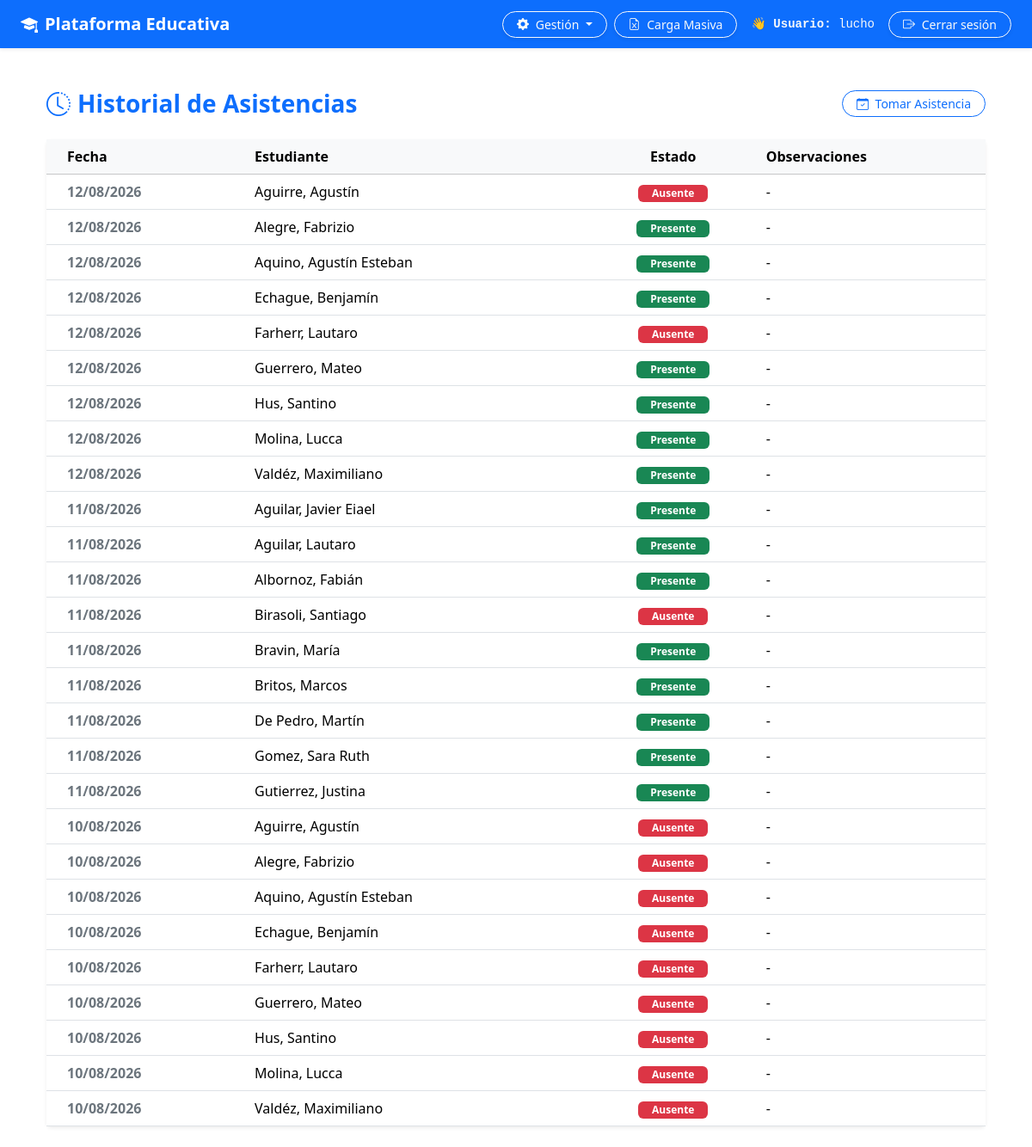
/gestion/historial/ (signed in), run on the app's committed database.
### usuarios/models.py (models this page shows, shortened)
class Usuario(AbstractUser):
  TURNOS = [
      ('M', 'Mañana'),
      ('T', 'Tarde'),
      ('N', 'Noche'),
  ]
  dni = models.CharField(max_length=20, unique=True, null=True, blank=True)
  curso = models.CharField(
      max_length=100,
      blank=True,
      null=True,
      help_text='Ejemplo: 5A, 5C, 6to 1ra',
  )
  turno = models.CharField(
      max_length=1,
      choices=TURNOS,
      default='M',
      help_text='Turno al que pertenece el alumno (Mañana/Tarde/Noche)',
  )
  dia_cursado = models.CharField(
      max_length=50,
      blank=True,
      null=True,
      help_text='Ejemplo: Lunes, Miércoles o Lunes,Martes',
  )
  ultimo_equipo = models.CharField(
      max_length=100,
      blank=True,
      null=True,
      help_text='Nombre de la netbook o PC usada en el último inicio de sesión (ej. ALUMNO-05)',
  )
  ultima_conexion = models.DateTimeField(
      null=True,
      blank=True,
      help_text='Última fecha y hora de actividad/login registrada',
  )

class Asistencia(models.Model):
  ESTADOS = [
      ('P', 'Presente'),
      ('A', 'Ausente'),
      ('T', 'Tarde'),
      ('J', 'Justificado'),
  ]
  alumno = models.ForeignKey(
      settings.AUTH_USER_MODEL,
      on_delete=models.CASCADE,
      related_name='asistencias',
  )
  fecha = models.DateField()
  estado = models.CharField(max_length=1, choices=ESTADOS, default='P')
  observacion = models.CharField(max_length=255, blank=True, null=True)
  class Meta:
    unique_together = ('alumno', 'fecha')
    verbose_name = 'Asistencia'
    verbose_name_plural = 'Asistencias'

### educacion/views.py (the view)
# urls.py: path('gestion/historial/', views.historial_asistencias, name='historial_asistencias'),
@login_required
def historial_asistencias(request):
    if not (request.user.is_staff or request.user.is_superuser):
        messages.error(request, 'No tienes permisos para acceder a esta sección.')
        return redirect('educacion:inicio')
    asistencias = Asistencia.objects.select_related('alumno').order_by('-fecha', 'alumno__last_name')
    return render(request, 'asistencias/historial_asistencias.html', {'asistencias': asistencias})

### educacion/templates/asistencias/historial_asistencias.html
{% extends 'base.html' %}
{% block content %}
<div class="container py-4">
    <div class="d-flex justify-content-between align-items-center mb-4">
        <h2 class="h3 fw-bold text-primary mb-0">
            <i class="bi bi-clock-history me-2"></i>Historial de Asistencias
        </h2>
        <a href="{% url 'educacion:tomar_asistencia_jornada' %}" class="btn btn-outline-primary btn-sm rounded-pill px-3">
            <i class="bi bi-calendar-check me-1"></i> Tomar Asistencia
        </a>
    </div>
    <div class="card shadow-sm border-0">
        <div class="card-body p-0">
            <div class="table-responsive">
                <table class="table table-hover align-middle mb-0">
                    <thead class="table-light">
                        <tr>
                            <th class="ps-4">Fecha</th>
                            <th>Estudiante</th>
                            <th class="text-center">Estado</th>
                            <th>Observaciones</th>
                        </tr>
                    </thead>
                    <tbody>
                        {% for asistencia in asistencias %}
                        <tr>
                            <td class="ps-4 fw-bold text-secondary">
                                {{ asistencia.fecha|date:"d/m/Y" }}
                            </td>
                            <td>
                                {{ asistencia.alumno.last_name }}, {{ asistencia.alumno.first_name }}
                            </td>
                            <td class="text-center">
                                {% if asistencia.estado == 'PRESENTE' %}
                                    <span class="badge bg-success px-3 py-1">Presente</span>
                                {% elif asistencia.estado == 'TARDANZA' or asistencia.estado == 'LLEGADA_TARDE' %}
                                    <span class="badge bg-warning text-dark px-3 py-1">Tarde</span>
                                {% elif asistencia.estado == 'JUSTIFICADO' %}
                                    <span class="badge bg-info text-dark px-3 py-1">Justificado</span>
                                {% else %}
                                    <span class="badge bg-danger px-3 py-1">Ausente</span>
                                {% endif %}
                            </td>
                            <td>
                                {{ asistencia.observacion|default:"-" }}
                            </td>
                        </tr>
                        {% empty %}
                        <tr>
                            <td colspan="4" class="text-center py-4 text-muted">
                                No hay registros de asistencia en el historial.
                            </td>
                        </tr>
                        {% endfor %}
                    </tbody>
                </table>
            </div>
        </div>
    </div>
</div>
{% endblock %}

### templates/navbar.html (shortened to what this page needs)
{% load static %}
<nav class="navbar navbar-expand-lg navbar-dark bg-primary mb-4 shadow-sm">
    <div class="container-fluid px-4">
        <a class="navbar-brand fw-bold" href="{% url 'educacion:inicio' %}">
            <i class="bi bi-mortarboard-fill me-2"></i>Plataforma Educativa
        </a>
        <div class="collapse navbar-collapse" id="navbarNav">
            <ul class="navbar-nav ms-auto align-items-center gap-2 mt-2 mt-lg-0">
                {% if user.is_authenticated %}
                    {% if user.is_staff or user.is_superuser %}
                        <li class="nav-item dropdown">
                            <a class="btn btn-outline-light btn-sm rounded-pill px-3 dropdown-toggle shadow-sm" href="#" id="gestionDropdown" role="button" data-bs-toggle="dropdown" aria-expanded="false">
                                <i class="bi bi-gear-fill me-1"></i> Gestión
                            </a>
                        </li>
                        <li class="nav-item">
                            <a class="btn btn-outline-light btn-sm rounded-pill px-3 shadow-sm" href="{% url 'cargar_usuarios_excel' %}">
                                <i class="bi bi-file-earmark-excel me-1"></i> Carga Masiva
                            </a>
                        </li>
                    {% endif %}
                    <li class="nav-item text-light font-monospace small px-2">
                        👋 <strong>Usuario:</strong> {{ user.get_full_name|default:user.username }}
                    </li>
                    <li class="nav-item">
                        <form method="post" action="{% url 'logout' %}" class="d-inline">
                            <button type="submit" class="btn btn-outline-light btn-sm rounded-pill px-3 shadow-sm">
                                <i class="bi bi-box-arrow-right me-1"></i> Cerrar sesión
                            </button>
                        </form>
                    </li>
                {% else %}
                    <li class="nav-item">
                        <a class="btn btn-light btn-sm rounded-pill px-3 shadow-sm" href="{% url 'login' %}">
                            <i class="bi bi-box-arrow-in-right me-1"></i> Iniciar sesión
                        </a>
                    </li>
                {% endif %}
            </ul>
        </div>
    </div>
</nav>

### static/css/estilos.css (style rules this page uses)
.navbar-brand { transition: 0.3s; }

### data on the page
Usuario: get_full_name "lucho"
Asistencia: fecha "12/08/2026", alumno.last_name "Aguirre", alumno.first_name "Agustín", estado "Ausente", observacion "-"
Asistencia: fecha "12/08/2026", alumno.last_name "Alegre", alumno.first_name "Fabrizio", estado "Presente", observacion "-"
Asistencia: fecha "12/08/2026", alumno.last_name "Aquino", alumno.first_name "Agustín Esteban", estado "Presente", observacion "-"
Asistencia: fecha "12/08/2026", alumno.last_name "Echague", alumno.first_name "Benjamín", estado "Presente", observacion "-"
Asistencia: fecha "12/08/2026", alumno.last_name "Farherr", alumno.first_name "Lautaro", estado "Ausente", observacion "-"
Asistencia: fecha "12/08/2026", alumno.last_name "Guerrero", alumno.first_name "Mateo", estado "Presente", observacion "-"
Asistencia: fecha "12/08/2026", alumno.last_name "Hus", alumno.first_name "Santino", estado "Presente", observacion "-"
Asistencia: fecha "12/08/2026", alumno.last_name "Molina", alumno.first_name "Lucca", estado "Presente", observacion "-"
Asistencia: fecha "12/08/2026", alumno.last_name "Valdéz", alumno.first_name "Maximiliano", estado "Presente", observacion "-"
Asistencia: fecha "11/08/2026", alumno.last_name "Aguilar", alumno.first_name "Javier Eiael", estado "Presente", observacion "-"
Asistencia: fecha "11/08/2026", alumno.last_name "Aguilar", alumno.first_name "Lautaro", estado "Presente", observacion "-"
Asistencia: fecha "11/08/2026", alumno.last_name "Albornoz", alumno.first_name "Fabián", estado "Presente", observacion "-"
Asistencia: fecha "11/08/2026", alumno.last_name "Birasoli", alumno.first_name "Santiago", estado "Ausente", observacion "-"
Asistencia: fecha "11/08/2026", alumno.last_name "Bravin", alumno.first_name "María", estado "Presente", observacion "-"
Asistencia: fecha "11/08/2026", alumno.last_name "Britos", alumno.first_name "Marcos", estado "Presente", observacion "-"
Asistencia: fecha "11/08/2026", alumno.last_name "De Pedro", alumno.first_name "Martín", estado "Presente", observacion "-"
Asistencia: fecha "11/08/2026", alumno.last_name "Gomez", alumno.first_name "Sara Ruth", estado "Presente", observacion "-"
Asistencia: fecha "11/08/2026", alumno.last_name "Gutierrez", alumno.first_name "Justina", estado "Presente", observacion "-"
Asistencia: fecha "10/08/2026", alumno.last_name "Aguirre", alumno.first_name "Agustín", estado "Ausente", observacion "-"
Asistencia: fecha "10/08/2026", alumno.last_name "Alegre", alumno.first_name "Fabrizio", estado "Ausente", observacion "-"
Asistencia: fecha "10/08/2026", alumno.last_name "Aquino", alumno.first_name "Agustín Esteban", estado "Ausente", observacion "-"
Asistencia: fecha "10/08/2026", alumno.last_name "Echague", alumno.first_name "Benjamín", estado "Ausente", observacion "-"
Asistencia: fecha "10/08/2026", alumno.last_name "Farherr", alumno.first_name "Lautaro", estado "Ausente", observacion "-"
Asistencia: fecha "10/08/2026", alumno.last_name "Guerrero", alumno.first_name "Mateo", estado "Ausente", observacion "-"
Asistencia: fecha "10/08/2026", alumno.last_name "Hus", alumno.first_name "Santino", estado "Ausente", observacion "-"
Asistencia: fecha "10/08/2026", alumno.last_name "Molina", alumno.first_name "Lucca", estado "Ausente", observacion "-"
Asistencia: fecha "10/08/2026", alumno.last_name "Valdéz", alumno.first_name "Maximiliano", estado "Ausente", observacion "-"
